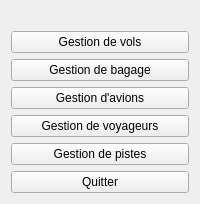
    <widget class="QWidget" name="page">
     <layout class="QVBoxLayout" name="verticalLayout">
      <item>
       <widget class="QLabel" name="label_37">
        <property name="text">
         <string/>
        </property>
        <property name="pixmap">
         <pixmap>../b_login.jpg</pixmap>
        </property>
        <property name="scaledContents">
         <bool>true</bool>
        </property>
       </widget>
      </item>
      <item>
       <widget class="QPushButton" name="pushButton_gestionvols">
        <property name="text">
         <string>Gestion de vols</string>
        </property>
       </widget>
      </item>
      <item>
       <widget class="QPushButton" name="pushButton_gestionbagages">
        <property name="text">
         <string>Gestion de bagage</string>
        </property>
       </widget>
      </item>
      <item>
       <widget class="QPushButton" name="pushButton_gestionavions">
        <property name="text">
         <string>Gestion d'avions</string>
        </property>
       </widget>
      </item>
      <item>
       <widget class="QPushButton" name="pushButton_gestionvoyageurs">
        <property name="text">
         <string>Gestion de voyageurs</string>
        </property>
       </widget>
      </item>
      <item>
       <widget class="QPushButton" name="pushButton_gestionpistes">
        <property name="text">
         <string>Gestion de pistes</string>
        </property>
       </widget>
      </item>
      <item>
       <widget class="QPushButton" name="pushButton_quitter">
        <property name="text">
         <string>Quitter</string>
        </property>
       </widget>
      </item>
     </layout>
    </widget>
